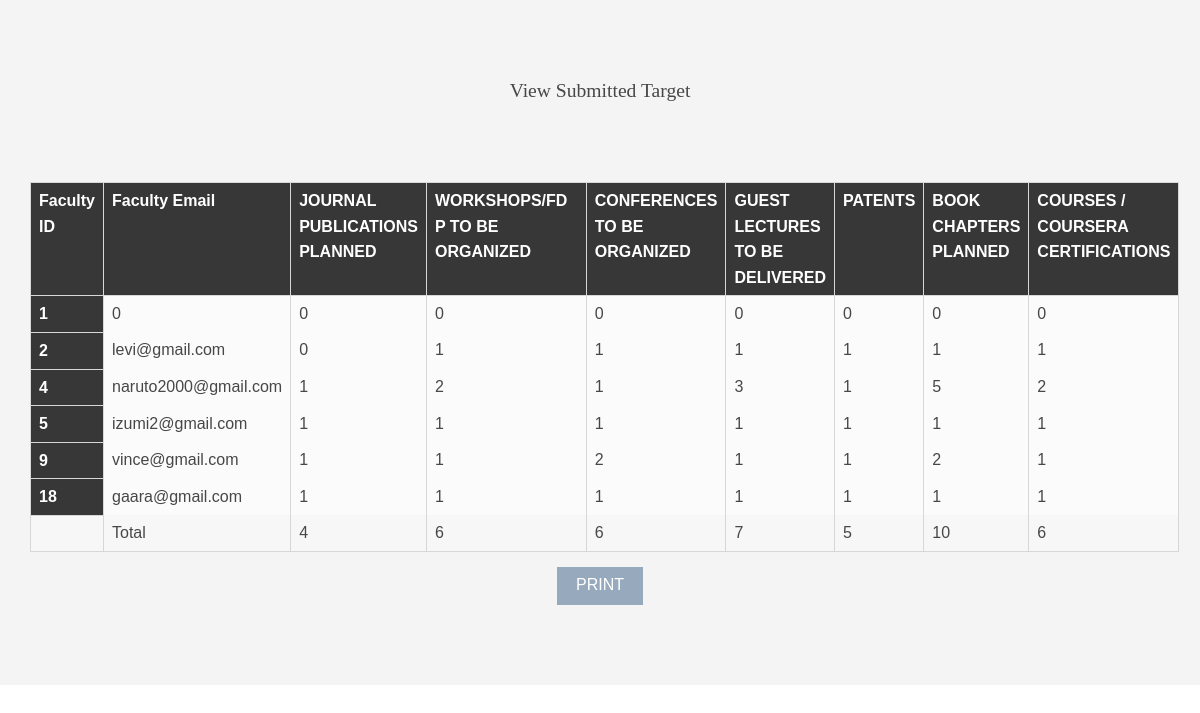
The page /view_sub.php on the database its author committed.
### tables this page shows
CREATE TABLE IF NOT EXISTS `targets` (
  `id` int(30) NOT NULL AUTO_INCREMENT,
  `email` varchar(100) NOT NULL,
  `jour_pub_plan` int(100) NOT NULL,
  `workshops` int(100) NOT NULL,
  `guest_lec_webi_con` int(100) NOT NULL,
  `guest_lec_deli` int(100) NOT NULL,
  `patents` int(100) NOT NULL,
  `book_chaps` int(100) NOT NULL,
  `course_certi` int(100) NOT NULL,
  PRIMARY KEY (`id`)
);

### view_sub.php (the view, shortened to what this page needs)
<?php
  include('dbconnection.php');
  $result = mysqli_query($con,"SELECT * FROM targets ");
 ?>
<!DOCTYPE html>
<html dir="ltr" lang="en">
<head>
    <link href="layout/styles/layout.css" rel="stylesheet" type="text/css" media="all">
</head>
                <div class="wrapper row2">
  <section id="ctdetails" class="hoc container clear">
    <div class="sectiontitle">
                                <h4 class="card-title">View Submitted Target</h4>
                            </div>
                            <div class="table-responsive">
                                <table class="table table-bordered">
                                    <thead>
                                        <tr><th scope="col">Faculty ID</th>
                                        <th scope="col">Faculty Email</th>
                                            <th scope="col">JOURNAL PUBLICATIONS PLANNED</th>
                                            <th scope="col">WORKSHOPS/FDP TO BE ORGANIZED</th>
                                            <th scope="col">CONFERENCES TO BE ORGANIZED</th>
                                            <th scope="col">GUEST LECTURES TO BE DELIVERED</th>
                                            <th scope="col">PATENTS</th>
                                            <th scope="col">BOOK CHAPTERS PLANNED</th>
                                            <th scope="col">COURSES / COURSERA CERTIFICATIONS</th>
                                        </tr>
                                    </thead>
                                    <?php
$jn=0;
$wn=0;
$gsnw=0;
$gsnd=0;
$ptn=0;
$bcn=0;
$ccn=0;
while($row = mysqli_fetch_array($result)) {
?>
                                    <tbody>
                                        <tr>
                                            <th scope="row"><?php echo $row["id"]; ?></th>
                                            <td><?php echo $row["email"]; ?></td>
                                            <td><?php echo $row["jour_pub_plan"];$jn+=$row["jour_pub_plan"] ?></td>
                                            <td><?php echo $row["workshops"]; $wn+=$row["workshops"]?></td>
                                            <td><?php echo $row["guest_lec_webi_con"]; $gsnw+=$row["guest_lec_webi_con"]?></td>
                                            <td><?php echo $row["guest_lec_deli"]; $gsnd+=$row["guest_lec_deli"] ?></td>
                                            <td><?php echo $row["patents"];  $ptn+=$row["patents"]?></td>
                                            <td><?php echo $row["book_chaps"];  $bcn+=$row["book_chaps"]?></td>
                                            <td><?php echo $row["course_certi"];  $ccn+=$row["course_certi"]?></td>
                                               <?php
}
?></tr><tr><td></td><td>Total</td><td><?php echo $jn ?></td><td><?php echo  $wn ?></td><td><?php echo  $gsnw ?></td>
<td><?php echo  $gsnd ?></td><td><?php echo  $ptn?></td><td><?php echo  $bcn ?></td><td><?php echo  $ccn ?></td></tr>
                                    </tbody>
                                </table>
                                <b><center> <button onclick="window.print();">Print</button></center></b>
                            </div>
                        </div>

### layout/styles/layout.css (style rules this page uses)
.container { padding:80px 0; }
.sectiontitle { display:block; max-width:55%; margin:0 auto 80px; text-align:center; }
.sectiontitle * { margin:0; }
#ctdetails input, #ctdetails button { border:1px solid; }
#ctdetails button { padding:8px 18px 10px; text-transform:uppercase; font-weight:400; cursor:pointer; }
*, *::before, *::after { transition:all .3s ease-in-out; }
table, th, td { border:1px solid; border-collapse:collapse; vertical-align:top; }
table, th { table-layout:auto; }
table { width:100%; margin-bottom:15px; }
th, td { padding:5px 8px; }
td { border-width:0 1px; }
body { color:#A5A6AA; background-color:#282E39; }
.row2 { color:#474747; background-color:#F4F4F4; }
#ctdetails input, #ctdetails button { border-color:transparent; }
#ctdetails button { color:#FFFFFF; background-color:#97A9BD; }
table, th, td, #comments .avatar, #comments input, #comments textarea { border-color:#D7D7D7; }
th { color:#FFFFFF; background-color:#373737; }
tr, #comments li, #comments input[type="submit"], #comments input[type="reset"] { color:inherit; background-color:#FBFBFB; }
tr:nth-child(even), #comments li:nth-child(even) { color:inherit; background-color:#F7F7F7; }
@media screen and (min-width:1140px) { .hoc { max-width:1140px; } }

### layout/styles/framework.css (style rules this page uses)
html { overflow-y:scroll; overflow-x:hidden; }
html, body { margin:0; padding:0; font-size:14px; line-height:1.6em; }
*, *::before, *::after { box-sizing:border-box; }
.clear, .group { display:block; }
.clear::before, .clear::after, .group::before, .group::after { display:table; content:""; }
.clear, .clear::after, .group, .group::after { clear:both; }
body, input, textarea, select { font-family:Verdana, Geneva, sans-serif; }
h1, h2, h3, h4, h5, h6, .heading { font-family:Georgia, "Times New Roman", Times, serif; }
label, input, textarea, select, button { display:block; resize:none; outline:none; color:inherit; font-size:inherit; font-family:inherit; vertical-align:middle; }
::placeholder { opacity:1; }
h1, h2, h3, h4, h5, h6, .heading { margin:0 0 20px 0; font-size:1.4rem; line-height:normal; font-weight:normal; text-transform:capitalize; }
.wrapper { display:block; position:relative; width:100%; margin:0; padding:0; text-align:left; word-wrap:break-word; }
.hoc { display:block; margin:0 auto; }
address, article, aside, figcaption, figure, footer, header, main, nav, section { display:block; margin:0; padding:0; }

### view_sub.php (style rules this page uses)
body { background-color: white; }
th { color: white; }

### rows shown on the page
targets: id "1", email "0", jour_pub_plan "0", workshops "0", guest_lec_webi_con "0", guest_lec_deli "0", patents "0", book_chaps "0", course_certi "0"
targets: id "2", email "levi@gmail.com", jour_pub_plan "0", workshops "1", guest_lec_webi_con "1", guest_lec_deli "1", patents "1", book_chaps "1", course_certi "1"
targets: id "4", email "naruto2000@gmail.com", jour_pub_plan "1", workshops "2", guest_lec_webi_con "1", guest_lec_deli "3", patents "1", book_chaps "5", course_certi "2"
targets: id "5", email "izumi2@gmail.com", jour_pub_plan "1", workshops "1", guest_lec_webi_con "1", guest_lec_deli "1", patents "1", book_chaps "1", course_certi "1"
targets: id "9", email "vince@gmail.com", jour_pub_plan "1", workshops "1", guest_lec_webi_con "2", guest_lec_deli "1", patents "1", book_chaps "2", course_certi "1"
targets: id "18", email "gaara@gmail.com", jour_pub_plan "1", workshops "1", guest_lec_webi_con "1", guest_lec_deli "1", patents "1", book_chaps "1", course_certi "1"

### other values the page prints
$jn "4"
$wn "6"
$gsnw "6"
$gsnd "7"
$ptn "5"
$bcn "10"
$ccn "6"
